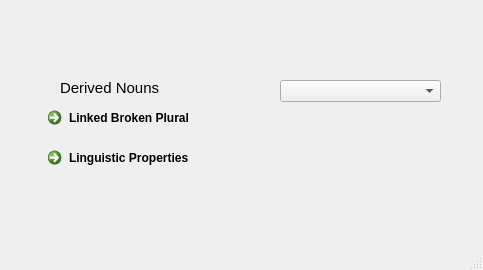
<?xml version="1.0" encoding="UTF-8"?>
<ui version="4.0">
 <class>MainWindow</class>
 <widget class="QMainWindow" name="MainWindow">
  <property name="geometry">
   <rect>
    <x>0</x>
    <y>0</y>
    <width>483</width>
    <height>270</height>
   </rect>
  </property>
  <property name="windowTitle">
   <string>MainWindow</string>
  </property>
  <widget class="QWidget" name="centralwidget">
   <widget class="QCommandLinkButton" name="commandLinkButton">
    <property name="geometry">
     <rect>
      <x>40</x>
      <y>100</y>
      <width>191</width>
      <height>41</height>
     </rect>
    </property>
    <property name="text">
     <string>Linked Broken Plural</string>
    </property>
   </widget>
   <widget class="QCommandLinkButton" name="commandLinkButton_2">
    <property name="geometry">
     <rect>
      <x>40</x>
      <y>140</y>
      <width>185</width>
      <height>41</height>
     </rect>
    </property>
    <property name="text">
     <string>Linguistic Properties</string>
    </property>
   </widget>
   <widget class="QLabel" name="label">
    <property name="geometry">
     <rect>
      <x>60</x>
      <y>80</y>
      <width>111</width>
      <height>16</height>
     </rect>
    </property>
    <property name="font">
     <font>
      <pointsize>11</pointsize>
     </font>
    </property>
    <property name="text">
     <string>Derived Nouns</string>
    </property>
   </widget>
   <widget class="QComboBox" name="comboBox">
    <property name="geometry">
     <rect>
      <x>280</x>
      <y>80</y>
      <width>161</width>
      <height>22</height>
     </rect>
    </property>
   </widget>
  </widget>
  <widget class="QMenuBar" name="menubar">
   <property name="geometry">
    <rect>
     <x>0</x>
     <y>0</y>
     <width>483</width>
     <height>21</height>
    </rect>
   </property>
  </widget>
  <widget class="QStatusBar" name="statusbar"/>
 </widget>
 <resources/>
 <connections/>
</ui>
